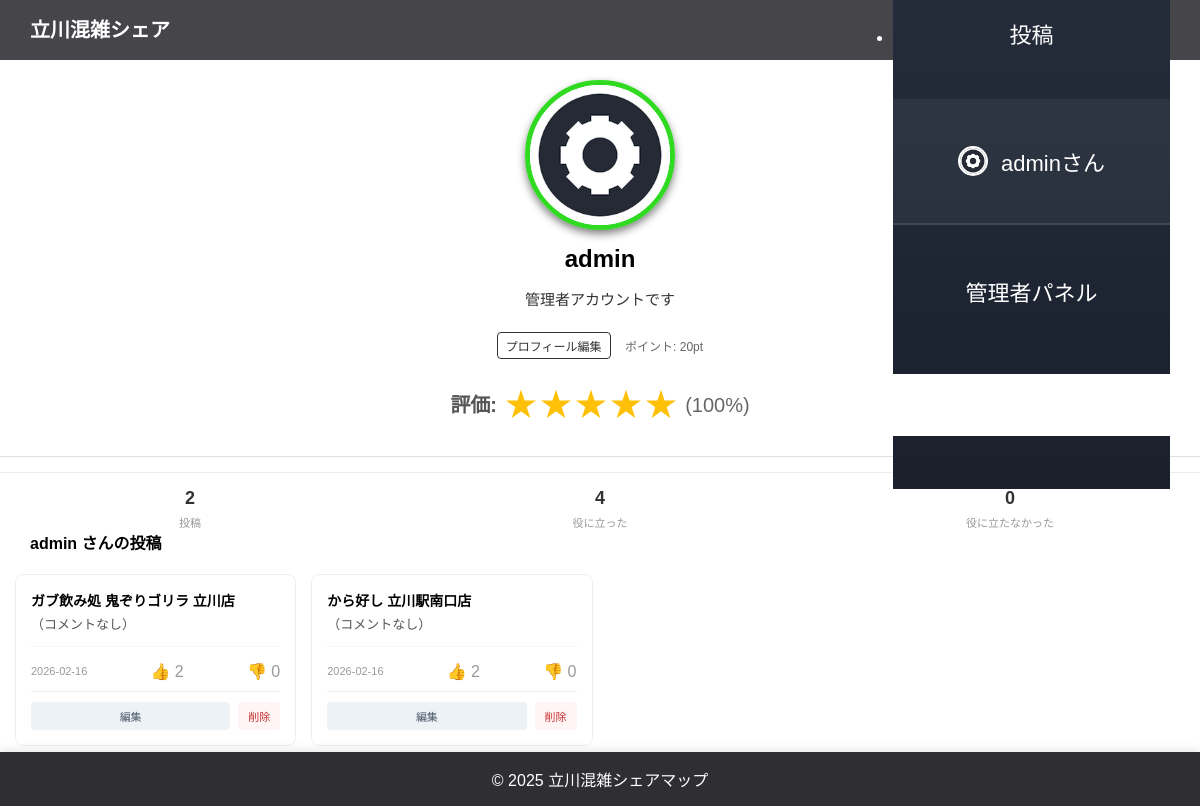
Page /user/admin (signed in) on the earlier database version.
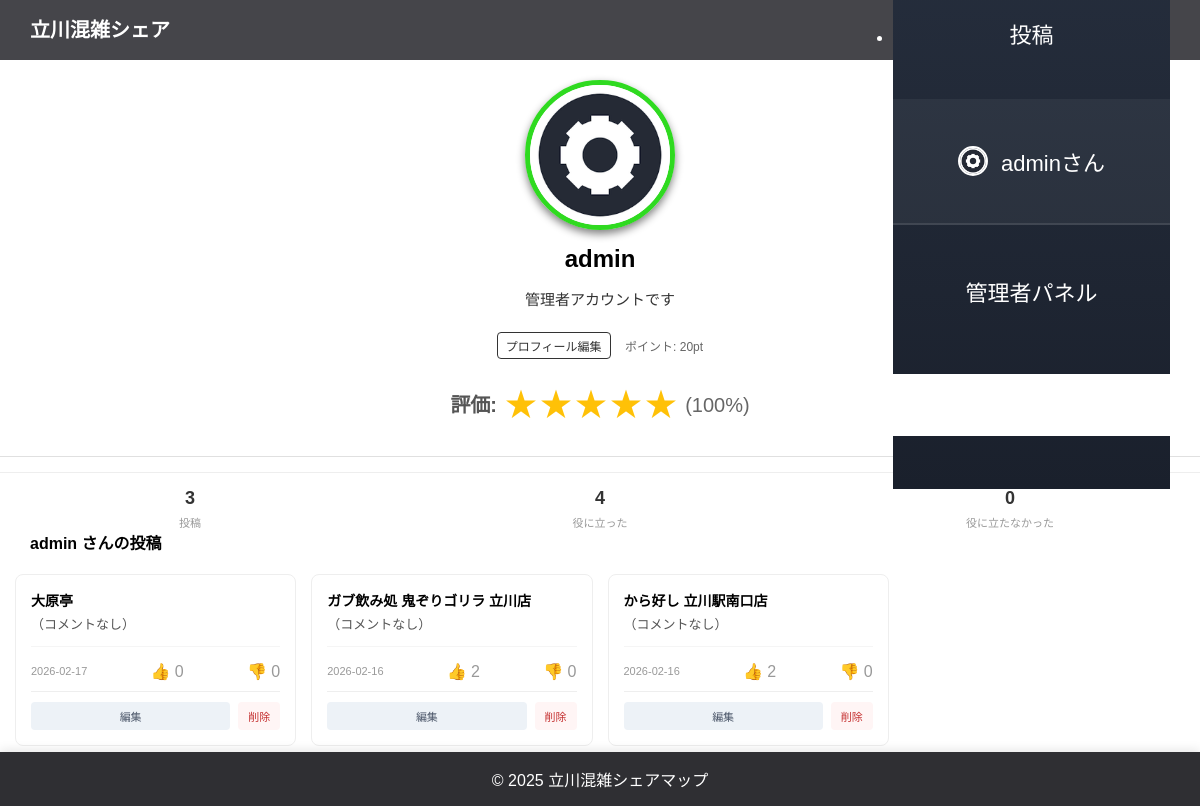
Same page on the later database version.
### apps/main_app/models.py (models this page shows, shortened)
class User(UserMixin, db.Model):
    __tablename__ = 'users'
    id = db.Column(db.Integer, primary_key=True)
    username = db.Column(db.String(100), unique=True, nullable=False)
    password = db.Column(db.String(255), nullable=False)
    is_admin = db.Column(db.Boolean, default=False)
    icon_path = db.Column(db.String(255), default='uploads/icons/default.png')
    banner_path = db.Column(db.String(255))
    bio = db.Column(db.Text)
    total_points = db.Column(db.Integer, default=0)

class Post(db.Model):
    __tablename__ = 'posts'
    id = db.Column(db.Integer, primary_key=True)
    user_name = db.Column(db.String(100), nullable=False)
    shop_name = db.Column(db.String(200), nullable=False)
    crowd_level = db.Column(db.String(100), nullable=False)
    comment = db.Column(db.Text)
    timestamp = db.Column(db.String(100), nullable=False)

### apps/main_app/main_routes.py (the view)
@main_bp.route('/user/<username>')
@login_required
def user_page(username):
    from apps.main_app.models import User
    from apps.post_page.post_db import get_all_posts, get_post_ratings, get_user_total_points, get_ai_prediction
    user = User.query.filter_by(username=username).first_or_404()
    all_posts = get_all_posts()
    user_posts = []
    total_helpful = 0
    total_not_helpful = 0
    for post_id, post_user_name, shop_name, crowd_level, comment, timestamp in all_posts:
        if post_user_name == username:
            helpful, not_helpful = get_post_ratings(post_id)
            total_helpful += helpful
            total_not_helpful += not_helpful
            user_posts.append({
                "id": post_id,
                "shop_name": shop_name,
                "crowd_level": crowd_level,
                "comment": comment,
                "timestamp": timestamp,
                "helpful": helpful,
                "not_helpful": not_helpful,
            })    # 投稿を新しい順にソート
    user_posts.sort(key=lambda x: x['timestamp'], reverse=True)
    from apps.post_page.post_db import get_user_average_rating
    avg_rating = get_user_average_rating(username)
    points_info = get_user_total_points(username)
    return render_template(
        'user_page.html',
        user=user,
        user_posts=user_posts,
        avg_rating=avg_rating,
        user_points=points_info['total_points'],
        total_helpful=total_helpful,
        total_not_helpful=total_not_helpful
    )

### apps/main_app/app.py (called while the page is built)
@login_manager.user_loader
def load_user(user_id):
    return User.query.get(int(user_id))

### apps/post_page/post_db.py (called while the page is built)
def get_all_posts():
    conn = sqlite3.connect(DB_PATH)
    c = conn.cursor()
    c.execute('SELECT * FROM posts ORDER BY id DESC')
    posts = c.fetchall()
    conn.close()
    return posts

def get_post_ratings(post_id):
    conn = sqlite3.connect(DB_PATH)
    c = conn.cursor()
    c.execute('SELECT COUNT(*) FROM ratings WHERE post_id = ? AND rating_type = ?',
              (post_id, 'helpful'))
    helpful = c.fetchone()[0]
    c.execute('SELECT COUNT(*) FROM ratings WHERE post_id = ? AND rating_type = ?',
              (post_id, 'not_helpful'))
    not_helpful = c.fetchone()[0]
    conn.close()
    return helpful, not_helpful

def get_user_average_rating(username):
    conn = sqlite3.connect(DB_PATH)
    c = conn.cursor()
    c.execute('SELECT id FROM posts WHERE user_name = ?', (username,))
    post_ids = [row[0] for row in c.fetchall()]
    if not post_ids:
        conn.close()
        return None
    placeholders = ','.join('?' * len(post_ids))
    c.execute(f'SELECT rating_type FROM ratings WHERE post_id IN ({placeholders})', post_ids)
    ratings = c.fetchall()
    conn.close()
    if not ratings:
        return None
    helpful_count = sum(1 for r in ratings if r[0] == 'helpful')
    total_count = len(ratings)
    return int((helpful_count / total_count) * 100)

def get_user_total_points(username):
    conn = sqlite3.connect(DB_PATH)
    c = conn.cursor()
    try:
        c.execute('''
            SELECT
                COALESCE(bonus_points, 0) as bonus,
                COALESCE(evaluation_points, 0) as evaluation
            FROM users
            WHERE username = ?
        ''', (username,))
        result = c.fetchone()
        conn.close()
        if result:
            bonus = result[0]
            evaluation = result[1]
            return {
                'bonus_points': bonus,
                'evaluation_points': evaluation,
                'total_points': bonus + evaluation
            }
        return {'bonus_points': 0, 'evaluation_points': 0, 'total_points': 0}
    except:
        conn.close()
        return {'bonus_points': 0, 'evaluation_points': 0, 'total_points': 0}

### apps/top_page/templates/user_page.html (shortened to what this page needs)
<!DOCTYPE html>
<html lang="ja">
<head>
  <link rel="stylesheet" href="{{ url_for('static', filename='style.css') }}">
</head>
<body>
  <header>
    <div class="app_name"><h1>立川混雑シェア</h1></div>
    <div class="menu-outer01">
      <ul class="sample_menu_list01">
        {% if current_user.is_authenticated %}
          <li><a href="{{ url_for('post.post_page') }}">投稿</a></li>
          <li class="user-info">
            <a href="{{ url_for('main.user_page', username=current_user.username) }}" class="user-link">
              <img src="{{ url_for('static', filename=current_user.icon_path) }}" alt="{{ current_user.username }}" class="user-icon-img">
              {{ current_user.username }}さん
            </a>
          </li>
          {% if current_user.is_admin %}
            <li><a href="{{ url_for('main.admin_dashboard') }}">管理者パネル</a></li>
          {% endif %}
          <li><a href="{{ url_for('main.logout') }}">ログアウト</a></li>
        {% else %}
          <li><a href="{{ url_for('main.login') }}">ログイン</a></li>
          <li><a href="{{ url_for('main.register') }}">新規登録</a></li>
        {% endif %}
      </ul>
    </div>
  </header>
      <div class="profile-header">
        <img src="{{ url_for('static', filename=user.icon_path) }}" alt="{{ user.username }}" class="profile-icon-img">
        <div class="profile-info">
          <h1>{{ user.username }}</h1>
          <p class="profile-bio">{{ user.bio if user.bio else '自己紹介はまだありません' }}</p>
          {% if current_user.is_authenticated and current_user.username == user.username %}
            <a href="{{ url_for('main.profile_edit') }}" style="font-size:12px; color:#333; text-decoration:none; border:1px solid #333; padding:4px 8px; border-radius:4px; display:inline-block; margin-top:5px;">プロフィール編集</a>
            <span class="user-points" style="font-size:12px; color:#666; margin-left:10px;">ポイント: {{ user_points }}pt</span>
            {% if avg_rating is not none %}
            <div style="display: flex; align-items: center; justify-content: center; gap: 8px; margin-top: 15px; padding: 15px; background: #ffffff; border-radius: 8px;">
              <span style="font-size: 20px; font-weight: 600; color: #555; line-height: 1;">評価:</span>
              <div class="stars" style="display: flex; gap: 3px; line-height: 1;">
                {% set stars = (avg_rating / 20)|round|int %}
                {% for i in range(5) %}
                  {% if i < stars %}
                    <span style="color: #ffc107; font-size: 32px; line-height: 1;">★</span>
                  {% else %}
                    <span style="color: #f5f5f5; font-size: 32px; line-height: 1;">★</span>
                  {% endif %}
                {% endfor %}
              </div>
              <span style="font-size: 20px; color: #666; line-height: 1;">({{ avg_rating }}%)</span>
            </div>
            {% endif %}
        {% endif %}
        </div>
      </div>
      <div class="profile-stats">
          <div class="stat-item"><div class="stat-value">{{ user_posts|length }}</div><div class="stat-label">投稿</div></div>
          <div class="stat-item"><div class="stat-value">{{ total_helpful }}</div><div class="stat-label">役に立った</div></div>
          <div class="stat-item"><div class="stat-value">{{ total_not_helpful }}</div><div class="stat-label">役に立たなかった</div></div>
        </div>
      <h3 style="font-size:16px; margin-bottom:10px; padding-left:30px;">{{ user.username }} さんの投稿</h3>
      <div class="user-posts-grid">
      {% for post in user_posts %}
        <div class="user-post-card">
          <div>
            <div class="post-shop">{{ post.shop_name }}</div>
            <div class="post-comment">{{ post.comment }}</div>
          </div>
          <div class="post-meta">
            <span class="post-date">{{ post.timestamp[:10] }}</span>
            <span style="font-size: 16px;">👍 {{ post.helpful }}</span>
            <span style="font-size: 16px;">👎 {{ post.not_helpful }}</span>
          </div>
          {% if current_user.is_authenticated and current_user.username == user.username %}
            <div class="post-actions">
              <a href="{{ url_for('post.edit_post', post_id=post.id) }}" class="btn-edit">編集</a>
              <form method="POST" action="{{ url_for('post.delete_post_route', post_id=post.id) }}" onsubmit="return confirm('本当にこの投稿を削除しますか？');">
                <button type="submit" class="btn-delete">削除</button>
              </form>
            </div>
          {% endif %}
        </div>
      {% else %}
        <p style="color:#999; text-align:center; grid-column: 1 / -1;">まだ投稿がありません</p>
      {% endfor %}
    </div>
  <footer>
    <p>© 2025 立川混雑シェアマップ</p>
  </footer>
</body>
</html>

Differences in the rows shown:
added Post: shop_name "大原亭", comment "（コメントなし）", timestamp "2026-02-17", helpful "0", not_helpful "0"
Other differences:
{{ user_posts|length }}: "2" → "3"
